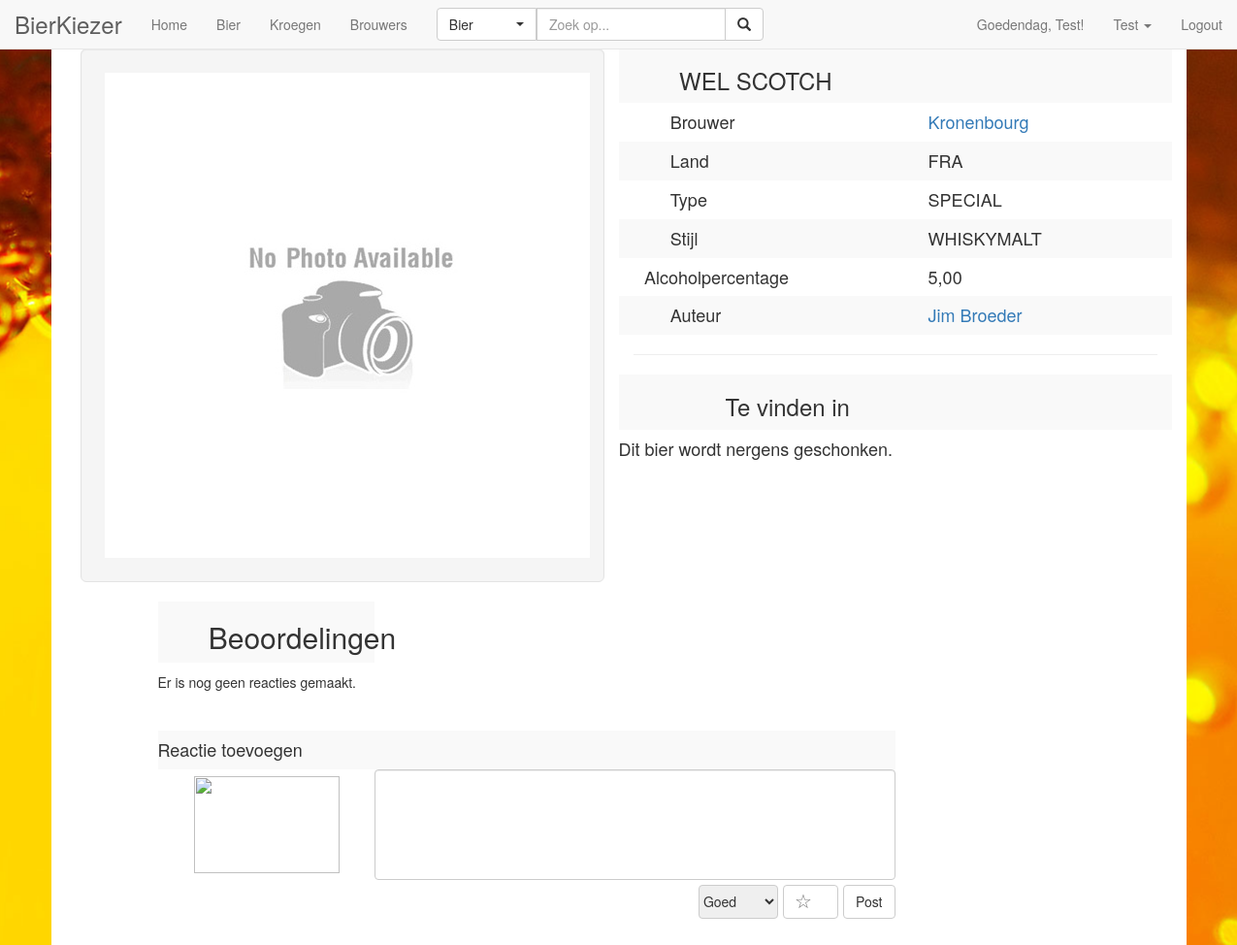
Screenshot of /view_beer.php?bid=1617 (signed in) with the database file from the repository.
### tables this page shows
CREATE TABLE bier (`biercode` int, `naam` varchar(30), `type` varchar(12), `stijl` varchar(10), `alcohol` varchar(5), `brouwcode` int);

CREATE TABLE brouwer (`brouwcode` int, `naam` varchar(40), `land` varchar(40));

CREATE TABLE gebruiker (
	`gebruikerscode` INT NOT NULL AUTO_INCREMENT,
	`email` VARCHAR(255),
	`password` VARCHAR(255),
	`eerstenaam` VARCHAR(255),
	`laatstenaam` VARCHAR(255),
	`geboortedatum` DATE,
	`plaats` VARCHAR(255),
	`profielfoto` VARCHAR(255),
	`admin` INT NOT NULL DEFAULT 0,
	PRIMARY KEY(`gebruikerscode`)
);

### core/functions.php (called while the page is built)
<?php
function uppercase($string) {
  return ucwords(strtolower($string));
}
?>

### view_beer.php (the view, shortened to what this page needs)
<?php
include_once('core/connection.php');
require_once('core/functions.php');
if(isset($_SESSION['gebruikerscode'])) {
  $userSelf = $_SESSION['gebruikerscode'];
  $sql = "SELECT admin, profielfoto FROM gebruiker WHERE gebruikerscode = '$userSelf'";
  $res = mysqli_query($conn, $sql);
  $row = mysqli_fetch_array($res);
  $userPic = $row['profielfoto'];
} else {
  $userSelf = "";
  $userAdmin = "";
}
$viewBeer = $_GET['bid'];
$sql = "SELECT * FROM bier WHERE biercode='$viewBeer'";
$query = mysqli_query($conn, $sql);
$row = mysqli_fetch_array($query);
$beerName = $row['naam'];
$beerType = $row['type'];
$beerStyle = $row['stijl'];
$beerAlcohol = $row['alcohol'];
$beerAuthor = $row['gebruikerscode'];
$brewcode = $row['brouwcode'];
$sql2 = "SELECT naam, land FROM brouwer WHERE brouwcode='$brewcode'";
$query2 = mysqli_query($conn, $sql2);
$row2 = mysqli_fetch_array($query2);
$brewName = $row2['naam'];
$brewLand = $row2['land'];
$sql3 = "SELECT kroeg.kroegcode as bid, naam FROM kroeg, schenkt WHERE biercode='$viewBeer' AND schenkt.kroegcode = kroeg.kroegcode";
$query3 = mysqli_query($conn, $sql3);
$sql4 = "SELECT eerstenaam, laatstenaam FROM gebruiker WHERE gebruikerscode = '$beerAuthor'";
$query4 = mysqli_query($conn, $sql4);
$row4 = mysqli_fetch_array($query4);
$firstName = $row4['eerstenaam'];
$lastName = $row4['laatstenaam'];
$wholeName = $firstName . " " . $lastName;
 ?>
<!DOCTYPE html>
<html lang="en">
<head>
  <link rel="stylesheet" href="css/bootstrap.min.css">
  <link rel="stylesheet" href="css/bootstrap-select.min.css">
  <link rel="stylesheet" href="css/style.css">
</head>
<body>
<nav class="navbar navbar-default navbar-fixed-top">
  <div class="container-fluid">
    <div class="navbar-header">
      <a href="index.php" class="navbar-brand">BierKiezer</a>
    </div>
    <ul class="nav navbar-nav">
      <li><a href="index.php">Home</a></li>
      <li><a href="beer.php">Bier</a></li>
      <li><a href="bar.php">Kroegen</a></li>
      <li><a href="brewery.php">Brouwers</a></li>
    </ul>
    <form class="navbar-form navbar-left" name="search" action="search.php?go>" method="get">
      <div class="input-group">
        <select name="sortby" class="selectpicker" data-width="auto">
          <option value="searchbeer">Bier</option>
        </select>
        <input type="text" name="name" class="form-control" placeholder="Zoek op...">
        <div class="input-group-btn">
          <button class="btn btn-default input-btn" type="submit">
            <i class="glyphicon glyphicon-search"></i>
          </button>
        </div>
      </div>
    </form>
    <ul class="nav navbar-nav navbar-right">
      <?php
      if(isset($_SESSION['eerstenaam'])) {
        if(isset($_SESSION['admin']) && $_SESSION['admin'] == 2) {
          echo "<li><div class='navbar-text'>Goedendag, beheerder!</div></li>";
        } else {
          echo "<li><div class='navbar-text'>Goedendag, ".$_SESSION['eerstenaam']."!</div></li>";
        }
        ?>
        <li class='dropdown'>
          <a class='dropdown-toggle' data-toggle='dropdown' href='#'><?php echo $_SESSION['eerstenaam']; ?>
          <span class='caret'></span></a>
        </li>
        <li><a href='logout.php'>Logout</a></li>
      <?php
    }
      ?>
    </ul>
  </div>
</nav>
<div class="container">
  <div class="row">
    <div class="col-md-6">
      <div class="well well-lg">
        <img src="upload/blank-item.jpg" alt="">
      </div>
    </div>
    <div class="col-md-6">
      <div class="row">
        <table class="table-striped col-md-12">
          <tr>
            <th colspan="2">
              <h3 class="col-sm-offset-1 col-sm-10"><?php echo $beerName; ?></h3>
            </th>
          </tr>
          <tr>
            <td><h4 class="col-sm-offset-2">Brouwer </h4></td>
            <td><a href="view_brewery.php?bid=<?php echo $brewcode; ?>"><h4><?php echo uppercase($brewName); ?></h4></a></td>
          </tr>
          <tr>
            <td><h4 class="col-sm-offset-2">Land </h4></td>
            <td><h4><?php echo $brewLand; ?></h4></td>
          </tr>
          <tr>
            <td><h4 class="col-sm-offset-2">Type </h4></td>
            <td><h4><?php echo $beerType; ?></h4></td>
          </tr>
          <tr>
            <td><h4 class="col-sm-offset-2">Stijl </h4></td>
            <td><h4><?php echo $beerStyle; ?></h4></td>
          </tr>
          <tr>
            <td><h4 class="col-sm-offset-1">Alcoholpercentage </h4></td>
            <td><h4><?php echo $beerAlcohol; ?></h4></td>
          </tr>
          <tr>
            <td><h4 class="col-sm-offset-2">Auteur </h4></td>
            <td><a href="view_profile.php?user=<?php echo $beerAuthor; ?>"><h4><?php echo $wholeName; ?></h4></a></td>
          </tr>
        </table>
      </div>
      <hr>
      <div class="row">
        <table class="table-striped col-md-12">
          <tr>
            <th><h3 class="col-sm-offset-2 col-sm-12">
              Te vinden in</h3>
            </th>
          </tr>
          <?php
          if(mysqli_num_rows($query3) > 0) {
            while($row3 = mysqli_fetch_assoc($query3)) {
              echo "<tr><td><a href='view_bar.php?bid=".$row3['bid']."'><p>".$row3['naam']."</p></a></td></tr>";
            }
          } else {
            echo "<tr class='warning'><td><h4>Dit bier wordt nergens geschonken.</h4></td></tr>";
          }
          ?>
        </table>
      </div>
    </div>
  </div>
  <div class="row">
    <table class="table-striped col-md-offset-1 col-md-8">
      <tr>
        <th><h2 class="col-sm-offset-2 col-md-10">Beoordelingen</h2></th>
      </tr>
      <?php
      $sql = "SELECT * FROM beoordeling WHERE productcode = '$viewBeer' AND type = 'bier' ORDER BY beoordelingscode DESC";
      $res = mysqli_query($conn, $sql);
        if (isset($_SESSION['eerstenaam'])) {
          if (mysqli_num_rows($res) > 0) {
            foreach($res as $row) {
              $commentUser = $row['gebruikerscode'];
              $commentText = $row['commentaar'];
              $commentRate = $row['beoordeel'];
              $commentStar = $row['sterren'];
              $commentDate = $row['datum'];
              $sql = "SELECT * FROM gebruiker WHERE gebruikerscode = '$commentUser'";
              $res = mysqli_query($conn, $sql);
              $row = mysqli_fetch_array($res);
              $commentPic = $row['profielfoto'];
              $commentFName = $row['eerstenaam'];
              $commentLName = $row['laatstenaam'];
              ?>
                <tr>
                  <td rowspan="3"><img src="<?php echo $commentPic; ?>" class="col-sm-offset-2" style="width: 150px; height: 100px;"></td>
                  <td><h4><?php echo $commentFName . " " . $commentLName; ?></h4></td>
                  <td>
                    <div>
                      <?php if($commentRate == 1) { ?>
                        <h6><span class="glyphicon glyphicon-thumbs-up"></span> Dit vind ik goed!</h6>
                      <?php } else { ?>
                        <h6><span class="glyphicon glyphicon-thumbs-down"></span> Dit vind ik slecht!</h6>
                      <?php } ?>
                    </div>
                  </td>
                </tr>
                <tr>
                  <td colspan="3">
                    <p>
                      <?php echo $commentDate; ?> | star rating van <?php echo $commentStar; ?></p>
                  </td>
                </tr>
                <tr>
                  <td colspan="3"><p><?php echo $commentText; ?></p></td>
                </tr>
                <tr>
                  <td colspan="3"><hr></td>
                </tr>
              </div>
            <?php } ?>
          <?php } else { ?>
            <tr>
              <td colspan="3"><p class="emptyBox">Er is nog geen reacties gemaakt.</p></td>
            </tr>
          <?php } ?>
          <form action="view_beer.php?bid=<?php echo $viewBeer; ?>" method="post">
            <tr>
              <td colspan="3"><h4>Reactie toevoegen</h4></td>
            </tr>
            <tr>
              <td class="reactImage"><img src="<?php echo $userPic; ?>" class="col-sm-offset-2" style="width: 150px; height: 100px;"></td>
              <td colspan="2" class="reactText"><textarea class="form-control" name="text" rows="5" required></textarea></td>
            </tr>
            <tr>
              <td colspan="3">
                <input type="submit" class="btn btn-default react" name="post-reaction" value="Post">
                <input type="number" class="react react-rating" name="rating" min="1" max="5" placeholder="&#9734;" required>
                <select name="beoordeel" class="react react-choice" data-show-icon="true" required>
                  <option value="goed"><i class="glyphicon glyphicon-thumbs-up"></i> Goed</option>
                </select>
              </td>
            </tr>
          </form>
        <?php
        }
      ?>
    </table>
  </div>
</div>
</body>
</html>

### css/style.css (style rules this page uses)
body { background-image: url("../img/beer_texture.jpg"); background-repeat: no-repeat; background-attachment: fixed; background-position: center; }
textarea { resize: none; }
.container { background-color: #fff; padding: 10px 30px 50px 30px; margin-top: 40px; }
.navbar-text { margin-top: 15px; }
.navbar-brand { font-size: 24px; }
.react { float: right; margin-top: 5px; margin-left: 5px; min-height: 35px; }
.react-rating { text-align: center; font-family: Verdana; font-size: 20px; border-radius: 4px; border: 1px solid #CCC; }
.react-choice { border-radius: 4px; border: 1px solid #CCC; }
.emptyBox { margin-top: 10px; margin-bottom: 40px; }
.reactImage { width: 10%; }
.reactText { width: 90%; }

### rows the page displays
bier: naam "WEL SCOTCH", type "SPECIAL", stijl "WHISKYMALT", alcohol "5,00"
brouwer: naam "Kronenbourg", land "FRA"
gebruiker: wholeName "Jim Broeder"

### other values shown
$_SESSION['eerstenaam'] "Test"
